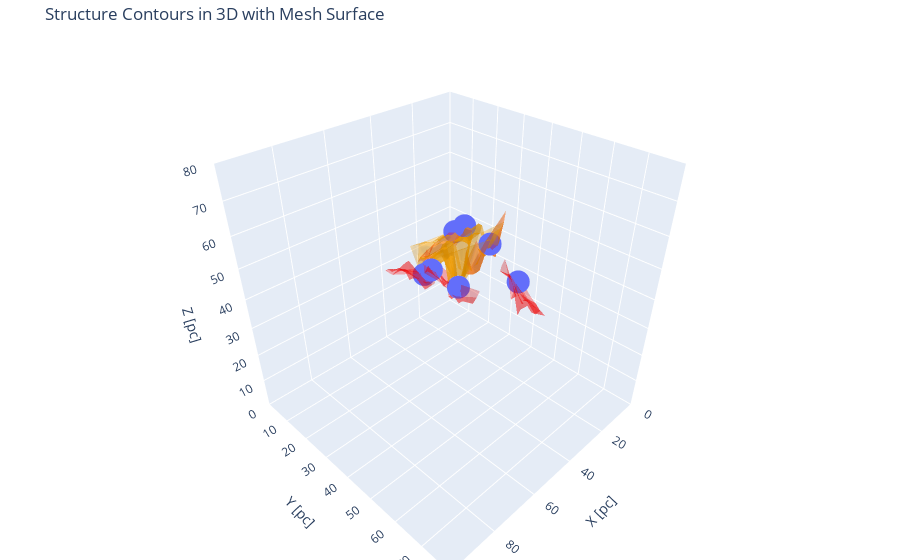

The cell this chart's notebook holds for it:
### Code cell
# plot by plotly

fig = px.scatter_3d(leaf_feature, x='X_peak', y='Y_peak', z='Z_peak')

# Leaf structures
for i, leaf_structure_index in enumerate(leaf_indices):
    leaf_structure = dendro[leaf_structure_index]
    leaf_mask = leaf_structure.get_mask()
    leaf_mask_indices = np.where(leaf_mask)
    mesh_leaf = go.Mesh3d(x=leaf_mask_indices[0] * hx, 
                          y=leaf_mask_indices[2] * hy, 
                          z=leaf_mask_indices[1] * hz, 
                          opacity=0.3,
                          color='red',
                          name=f'Leaf {i + 1} - Surface')
    fig.add_trace(mesh_leaf)

# Branch structures
for j, branch_structure_index in enumerate(branch_indices):
    branch_structure = dendro[branch_structure_index]
    branch_mask = branch_structure.get_mask()
    branch_mask_indices = np.where(branch_mask)
    mesh_branch = go.Mesh3d(x=branch_mask_indices[0] * hx, 
                            y=branch_mask_indices[2] * hy, 
                            z=branch_mask_indices[1] * hz,
                            opacity=0.3, 
                            color='orange',
                            name=f'Branch {j + 1} - Surface')
    fig.add_trace(mesh_branch)

fig.update_layout(
    scene=dict(
        xaxis=dict(title='X [pc]', range=[0, 100]),
        yaxis=dict(title='Y [pc]', range=[0, 80]),
        zaxis=dict(title='Z [pc]', range=[0, 80]),
        aspectratio=dict(x=1, y=1, z=1)
    ),
    title='Structure Contours in 3D with Mesh Surface',
    margin=dict(l=0, r=0, b=0, t=40),
    showlegend=True)
